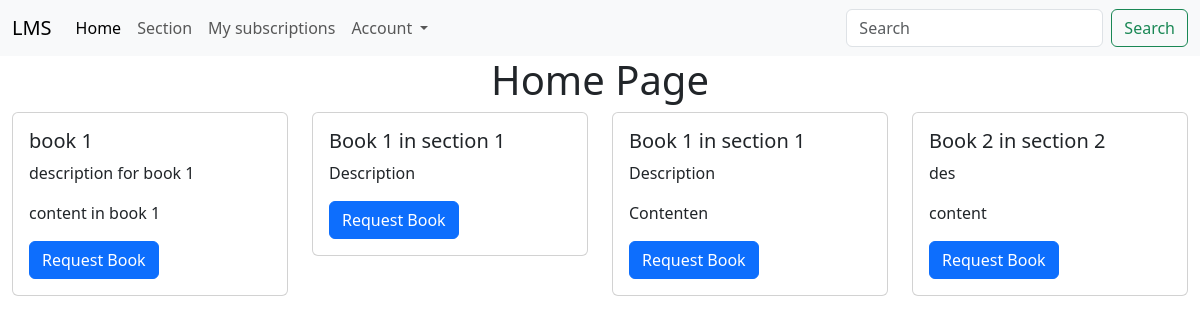
Screenshot of / (signed in) with the database file from the repository.
### app/models.py (models this page shows)
class Book(db.Model):
    __tablename__ = "books"
    book_id = db.Column(db.Integer, autoincrement=True, primary_key=True)
    title = db.Column(db.String, nullable=False)
    description = db.Column(db.String, nullable=True)
    content = db.Column(db.String, nullable=False)
    author = db.Column(db.String, nullable=False)
    section_id = db.Column(
        db.Integer, db.ForeignKey("sections.section_id"), nullable=True
    )

### main.py (the view)
@app.route("/")
def homepage():
    if request.method == "GET":
        search = request.args.get("search")
        if search:
            books = Book.query.filter(Book.title.like(search)).all()
            books += Book.query.filter(Book.description.like(search)).all()
            books += Book.query.filter(Book.author.like(search)).all()
        else:
            books = Book.query.all()
    return render_template("homepage.html", books=books)

### templates/homepage.html
{% extends "base.html" %}
{% block content %}
<h1 class="d-flex justify-content-center align-items-center">Home Page</h1>
<div class="row mt-2 p-0 mx-0">
    {% for book in books %}
    <div class="col-3">
        <div class="card">
            <div class="card-body">
                <h5 class="card-title">{{ book.title }}</h5>
                <p class="card-text">{{ book.description}}</p>
                <p class="card-text">{{ book.content}}</p>
                {% if session['role'] != 'admin' %}
                <form action="/issue/{{book.book_id}}" method="POST">
                    <button type="submit" class="btn btn-primary">Request Book</button>
                </form>
                {% endif %}
            </div>
        </div>
    </div>
    {% endfor %}
</div>
{% endblock%}

### rows the page displays
Book: title "book 1", description "description for book 1", content "content in book 1"
Book: title "Book 1 in section 1", description "Description"
Book: title "Book 1 in section 1", description "Description", content "Contenten"
Book: title "Book 2 in section 2", description "des", content "content"
